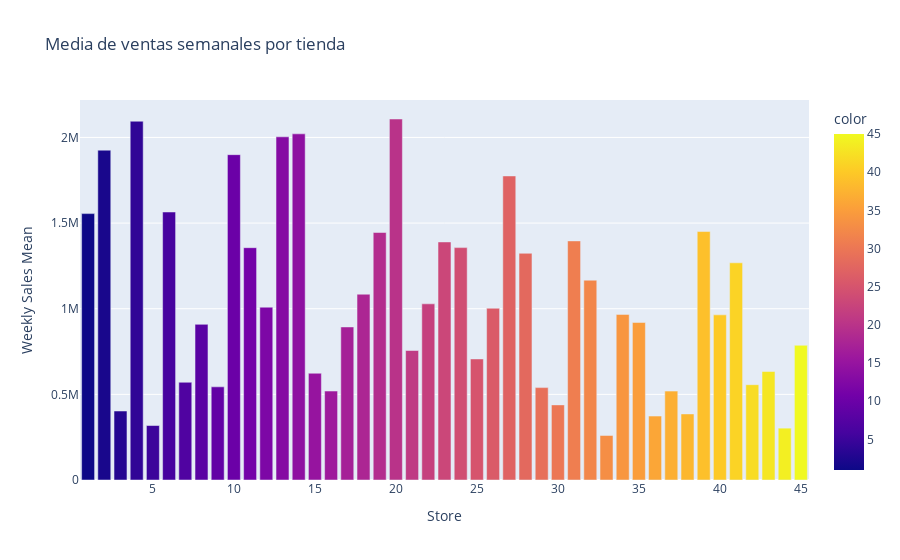

Notebook code cell kept with this figure:
### Code cell
import plotly.express as px

# Crear gráfico de barras con colores personalizados
fig = px.bar(store_counts, 
             x=df_2.index, 
             y=df_2.values, 
             labels={'x': 'Store', 'y': 'Weekly Sales Mean'}, 
             title="Media de ventas semanales por tienda",
             color=df_2.index,  
             color_discrete_sequence=px.colors.qualitative.Vivid) 

# Mostrar el gráfico
fig.show()

### Figure 1 — Plotly figure (JSON) as saved in the notebook; plotly's stock layout.template omitted (floating-point values rounded to 4 significant figures)
{"data": [{"alignmentgroup": "True", "hovertemplate": "Store=%{x}<br>Weekly Sales Mean=%{y}<br>color=%{marker.color}<extra></extra>", "legendgroup": "", "marker": {"color": [1, 2, 3, 4, 5, 6, 7, 8, 9, 10, 11, 12, 13, 14, 15, 16, 17, 18, 19, 20, 21, 22, 23, 24, 25, 26, 27, 28, 29, 30, 31, 32, 33, 34, 35, 36, 37, 38, 39, 40, 41, 42, 43, 44, 45], "coloraxis": "coloraxis", "pattern": {"shape": ""}}, "name": "", "offsetgroup": "", "orientation": "v", "showlegend": false, "textposition": "auto", "type": "bar", "x": [1, 2, 3, 4, 5, 6, 7, 8, 9, 10, 11, 12, 13, 14, 15, 16, 17, 18, 19, 20, 21, 22, 23, 24, 25, 26, 27, 28, 29, 30, 31, 32, 33, 34, 35, 36, 37, 38, 39, 40, 41, 42, 43, 44, 45], "xaxis": "x", "y": [1555000.0, 1926000.0, 402700.0, 2095000.0, 318000.0, 1565000.0, 570600.0, 908700.0, 544000.0, 1899000.0, 1356000.0, 1009000.0, 2004000.0, 2021000.0, 623300.0, 519200.0, 893600.0, 1085000.0, 1445000.0, 2108000.0, 756100.0, 1029000.0, 1390000.0, 1357000.0, 706700.0, 1003000.0, 1775000.0, 1324000.0, 539500.0, 438600.0, 1396000.0, 1167000.0, 259900.0, 966800.0, 919700.0, 373500.0, 518900.0, 385700.0, 1451000.0, 964100.0, 1268000.0, 556400.0, 633300.0, 302700.0, 786500.0], "yaxis": "y"}], "layout": {"barmode": "relative", "coloraxis": {"colorbar": {"title": {"text": "color"}}, "colorscale": [[0, "#0d0887"], [0.1111, "#46039f"], [0.2222, "#7201a8"], [0.3333, "#9c179e"], [0.4444, "#bd3786"], [0.5556, "#d8576b"], [0.6667, "#ed7953"], [0.7778, "#fb9f3a"], [0.8889, "#fdca26"], [1, "#f0f921"]]}, "legend": {"tracegroupgap": 0}, "title": {"text": "Media de ventas semanales por tienda"}, "xaxis": {"anchor": "y", "domain": [0, 1], "title": {"text": "Store"}}, "yaxis": {"anchor": "x", "domain": [0, 1], "title": {"text": "Weekly Sales Mean"}}}}
